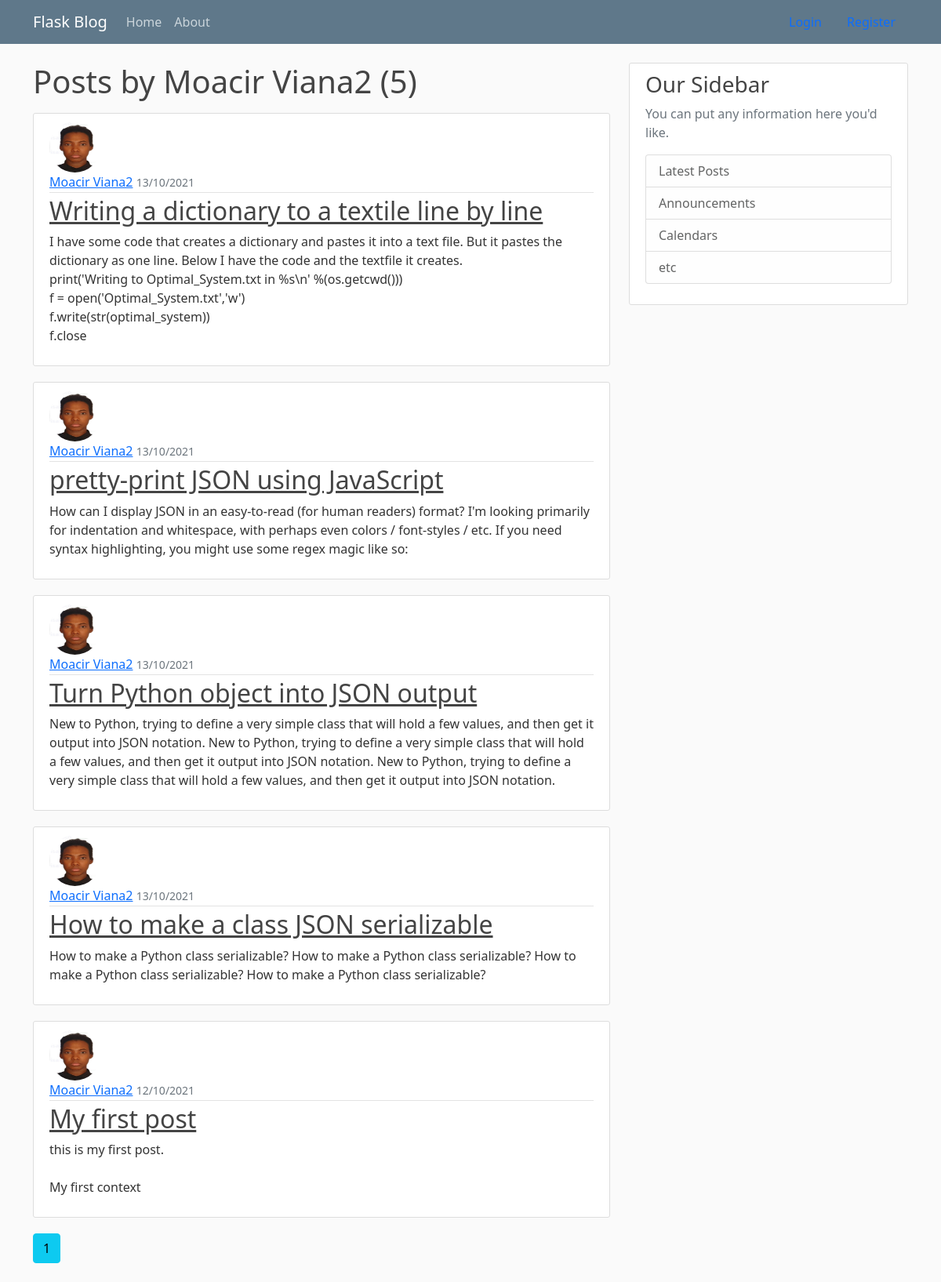
Screenshot of /user/Moacir Viana2 with the database file from the repository.
### flaskblog/models.py (models this page shows, shortened)
class User(db.Model, UserMixin):
    id = db.Column(db.Integer, primary_key=True)
    username = db.Column(db.String(20), unique=True, nullable=False)
    email = db.Column(db.String(120), unique=True, nullable=False)
    image_file = db.Column(db.String(120), nullable=False, default='default.jpg')
    password = db.Column(db.String(60), nullable=False)
    posts = db.relationship('Post', backref='author', lazy=True)

class Post(db.Model):
    id = db.Column(db.Integer, primary_key=True)
    title = db.Column(db.String(100), nullable=False)
    date_posted = db.Column(db.DateTime, nullable=False, default=datetime.utcnow)
    content = db.Column(db.Text, nullable=False)
    user_id = db.Column(db.Integer, db.ForeignKey('user.id'), nullable=False)

### flaskblog/routes.py (the view)
@app.route("/user/<string:username>")
def user_posts(username):
    page = request.args.get('page',1, type=int)
    user = User.query.filter_by(username=username).first_or_404()
    posts = Post.query.filter_by(author=user)\
                .order_by(Post.date_posted.desc())\
                .paginate(page=page, per_page=5)
    return render_template("user_posts.html", posts=posts, user=user)

### flaskblog/templates/user_posts.html
{% extends "layout.html" %}
{% block content %}
  <h1 class="mb-3">Posts by {{ user.username }} ({{ posts.total }})</h1>
  {% for post in posts.items %}
    <article class="media content-section">
      <img class="rounded-circle article-img" src="{{ url_for('static', filename='profile_pics/' + post.author.image_file)}}" />
        <div class="media-body">
          <div class="article-metadata">
            <a class="mr-2" href="{{ url_for('user_posts', username=post.author.username)}}">{{ post.author.username }}</a>
            <small class="text-muted">{{ post.date_posted.strftime('%d/%m/%Y') }}</small>
          </div>
          <h2><a class="article-title" href="{{ url_for('post', post_id=post.id) }}">{{ post.title }}</a></h2>
          <p class="article-content">{{ post.content }}</p>
        </div>
      </article>
  {% endfor %}
  {% for page_num in posts.iter_pages(left_edge=1, right_edge=1, left_current=1, right_current=5) %}
    {% if page_num %}
        {% if posts.page == page_num %}
          <a class="btn btn-info mb-4" href="{{url_for('user_posts', username=user.username, page=page_num)}}">{{ page_num }}</a>
        {% else %}
          <a class="btn btn-outline-info mb-4" href="{{url_for('user_posts', username=user.username, page=page_num)}}">{{ page_num }}</a>
        {% endif %}
    {% else %}
    ...
    {% endif %}
  {% endfor %}
{% endblock content %}

### flaskblog/static/main.css (style rules this page uses)
body { background: #fafafa; color: #333333; margin-top: 5rem; }
h1, h2, h3, h4, h5, h6 { color: #444444; }
.content-section { background: #ffffff; padding: 10px 20px; border: 1px solid #dddddd; border-radius: 3px; margin-bottom: 20px; }
.article-title { color: #444444; }
.article-content { white-space: pre-line; }
.article-img { height: 65px; width: 65px; margin-right: 16px; }
.article-metadata { padding-bottom: 1px; margin-bottom: 4px; border-bottom: 1px solid #e3e3e3 }

### rows the page displays
User: username "Moacir Viana2"
Post: image_file (picture), author.username "Moacir Viana2", date_posted "13/10/2021", title "Writing a dictionary to a textile line by line", content "I have some code that creates a dictionary and pastes it into a text file. But it pastes the dictionary as one line. Below I have the code and the textfile it creates. print('Writing to Optimal_System.txt in %s\\n' %(os.getcwd())) f = open('Optimal_System.txt','w') f.write(str(optimal_system)) f.close"
Post: image_file (picture), author.username "Moacir Viana2", date_posted "13/10/2021", title "pretty-print JSON using JavaScript", content "How can I display JSON in an easy-to-read (for human readers) format? I'm looking primarily for indentation and whitespace, with perhaps even colors / font-styles / etc. If you need syntax highlighting, you might use some regex magic like so:"
Post: image_file (picture), author.username "Moacir Viana2", date_posted "13/10/2021", title "Turn Python object into JSON output", content "New to Python, trying to define a very simple class that will hold a few values, and then get it output into JSON notation. New to Python, trying to define a very simple class that will hold a few values, and then get it output into JSON notation. New to Python, trying to define a very simple class that will hold a few values, and then get it output into JSON notation."
Post: image_file (picture), author.username "Moacir Viana2", date_posted "13/10/2021", title "How to make a class JSON serializable", content "How to make a Python class serializable? How to make a Python class serializable? How to make a Python class serializable? How to make a Python class serializable?"
Post: image_file (picture), author.username "Moacir Viana2", date_posted "12/10/2021", title "My first post", content "this is my first post. My first context"

### other values shown
{{ posts.total }} "5"
{{ page_num }} "1"
